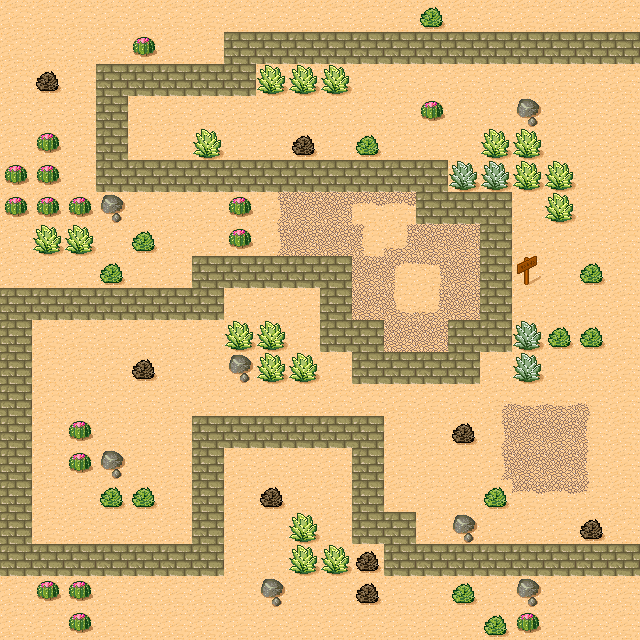

Tiled map render using the project's own tile images. Description and the map definition, with tile-layer contents summarised, below:
An orthogonal 20x20 tile map with 32x32 px tiles, 1 tile layer (ground) and 36 objects (9x tower, start, point2, point3, point4, ...).

<map version="1.0" orientation="orthogonal" width="20" height="20" tilewidth="32" tileheight="32">
 <tileset firstgid="1" name="tmw_desert_spacing" tilewidth="32" tileheight="32" spacing="1" margin="1">
  <image source="tmw_desert_spacing.png" width="265" height="199" />
  <terraintypes>
   <terrain name="新地形" tile="-1" />
  </terraintypes>
  <tile id="9">
   <properties>
    <property name="type" value="1" />
   </properties>
  </tile>
 </tileset>
 <layer name="ground" width="20" height="20">
  <data>[400 cells, 400 non-empty, 21 distinct tile ids]</data>
 </layer>
 <objectgroup name="way_1" width="20" height="20" visible="0">
  <object name="point1" type="start" x="609" y="546" width="29" height="27" />
  <object name="point2" x="386" y="545" width="29" height="27" />
  <object name="point3" x="385" y="514" width="29" height="27" />
  <object name="point4" x="354" y="514" width="29" height="27" />
  <object name="point5" x="350" y="414" width="29" height="27" />
  <object name="point6" x="190" y="415" width="29" height="27" />
  <object name="point7" x="193" y="546" width="29" height="27" />
  <object name="point8" x="2" y="545" width="29" height="27" />
  <object name="point9" x="1" y="289" width="29" height="27" />
  <object name="point10" x="193" y="290" width="29" height="27" />
  <object name="point11" x="194" y="258" width="29" height="27" />
  <object name="point12" x="321" y="257" width="29" height="27" />
  <object name="point13" x="322" y="321" width="29" height="27" />
  <object name="point14" x="354" y="321" width="29" height="27" />
  <object name="point15" x="353" y="353" width="29" height="27" />
  <object name="point16" x="450" y="353" width="29" height="27" />
  <object name="point17" x="449" y="322" width="29" height="27" />
  <object name="point18" x="482" y="321" width="29" height="27" />
  <object name="point19" x="481" y="195" width="29" height="27" />
  <object name="point20" x="415" y="194" width="29" height="27" />
  <object name="point21" x="417" y="161" width="29" height="27" />
  <object name="point22" x="97" y="161" width="29" height="27" />
  <object name="point23" x="97" y="66" width="29" height="27" />
  <object name="point24" x="226" y="66" width="29" height="27" />
  <object name="point25" x="226" y="34" width="29" height="27" />
  <object name="point26" type="end" x="608" y="32" width="29" height="27" />
  <object name="ta" x="40" y="329" width="34" height="29" />
 </objectgroup>
 <objectgroup name="towers" width="20" height="20">
  <object name="tower" x="324" y="450" width="24" height="24" />
  <object name="tower" x="226" y="450" width="24" height="24" />
  <object name="tower" x="165" y="259" width="24" height="24" />
  <object name="tower" x="130" y="97" width="24" height="24" />
  <object name="tower" x="388" y="323" width="24" height="24" />
  <object name="tower" x="451" y="225" width="24" height="24" />
  <object name="tower" x="284" y="194" width="24" height="24" />
  <object name="tower" x="33" y="321" width="24" height="24" />
  <object name="tower" x="33" y="517" width="24" height="24" />
 </objectgroup>
</map>
